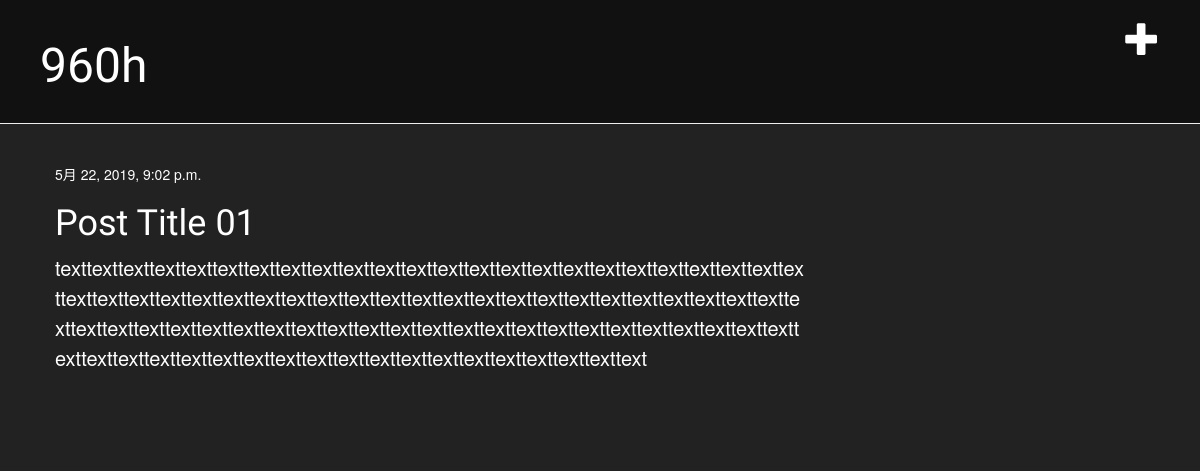
The app's page /post/1/ with its own data.
### blog/models.py (models this page shows, shortened)
class Post(models.Model):
    author = models.ForeignKey('auth.User', on_delete=models.CASCADE)
    title = models.CharField(max_length=200)
    text = models.TextField()
    created_date = models.DateTimeField(
            default=timezone.now)
    published_date = models.DateTimeField(
            blank=True, null=True)

### blog/views.py (the view)
# urls.py: path('post/<int:pk>/', views.post_detail, name='post_detail'),
def post_detail(request, pk):
    post = get_object_or_404(Post, pk=pk)
    return render(request, 'blog/post_detail.html', {'post': post})

### blog/templates/blog/post_detail.html
{% extends 'blog/base.html' %}
{% block content %}
<div class="post">
    {% if post.published_date %}
    <div class="date">
        {{ post.published_date }}
    </div>
    {% endif %}
    <h1>{{ post.title }}</h1>
    <p>{{ post.text|linebreaksbr }}</p>
</div>
{% endblock %}

### blog/static/css/blog.css (style rules this page uses)
html { background-color:green; }
body { background-color: #222; color: #fff; width: 100%; word-wrap: break-word; }
h1, h2, h3, h4 { font-family: 'Lobster', cursive; }
p { font-size: 2rem; line-height: 3rem }
.post { margin-bottom: 70px; }

### records on screen
Post: published_date "5月 22, 2019, 9:02 p.m.", title "Post Title 01", text "texttexttexttexttexttexttexttexttexttexttexttexttexttexttexttexttexttexttexttexttexttexttexttexttexttexttexttexttexttexttexttexttexttexttexttexttexttexttexttexttexttexttexttexttexttexttexttexttexttexttexttexttexttexttexttexttexttexttexttexttexttexttexttexttexttexttexttexttexttexttexttexttexttexttexttexttexttexttexttexttexttexttexttexttexttexttexttexttexttext"
